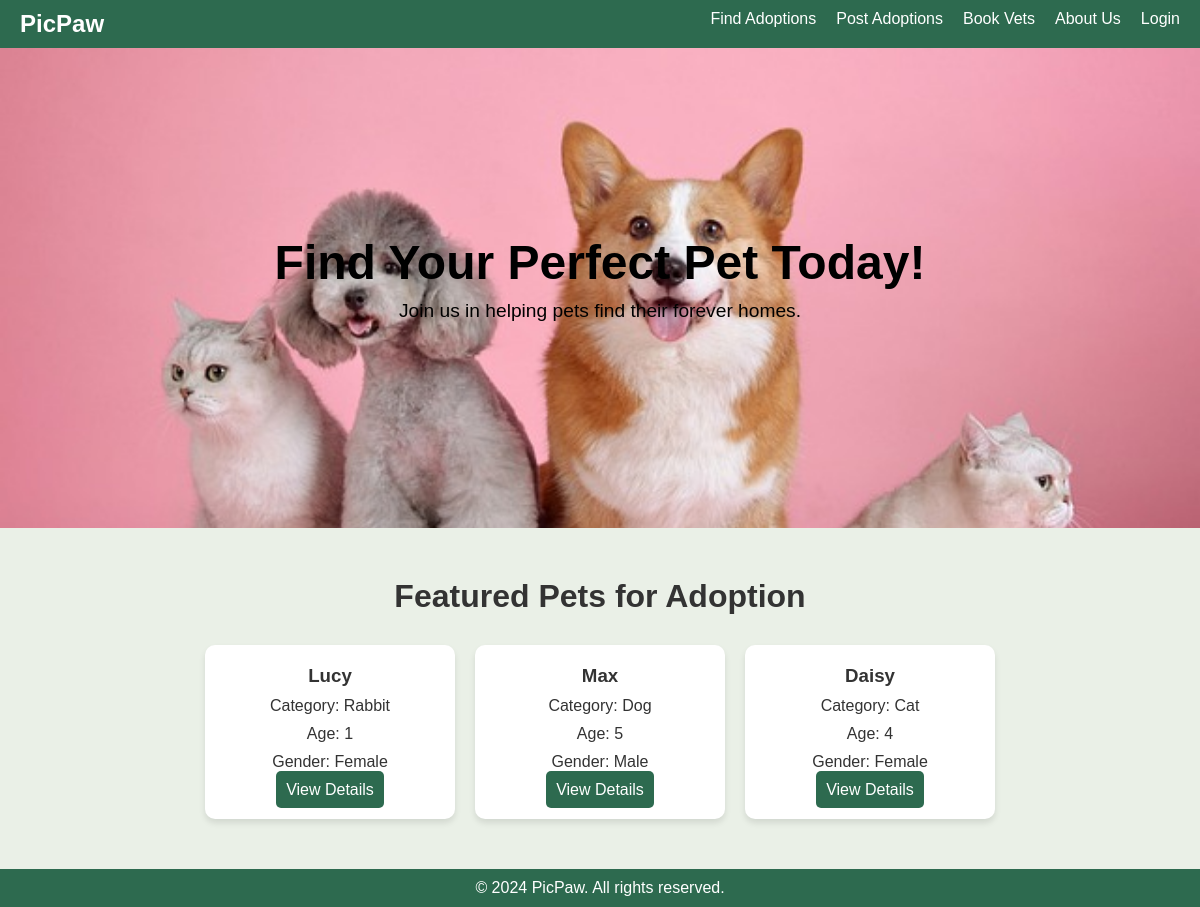
The page / on the database its author committed.
### tables this page shows
CREATE TABLE `Pets` (
  `PetID` int(11) NOT NULL,
  `UserID` int(11) NOT NULL,
  `Name` varchar(50) NOT NULL,
  `Category` varchar(50) NOT NULL,
  `Age` int(11) NOT NULL,
  `Gender` enum('Male','Female') NOT NULL,
  `Description` text DEFAULT NULL,
  `AdoptionStatus` enum('Available','Adopted') NOT NULL,
  `VaccinationStatus` enum('Vaccinated','Not Vaccinated') NOT NULL,
  `CreatedAt` timestamp NOT NULL DEFAULT current_timestamp()
);

### index.php (the view, shortened to what this page needs)
<?php
include 'db.php';
?>
<!DOCTYPE html>
<html lang="en">
<head>
</head>
<body>
    <nav>
        <div class="logo">
            <h1>PicPaw</h1>
        </div>
        <ul class="nav-links">
            <li><a href="view_pets.php">Find Adoptions</a></li>
            <li><a href="add_pet.php">Post Adoptions</a></li>
            <li><a href="list_of_vets.php">Book Vets</a></li>
            <li><a href="about.php">About Us</a></li>
            <?php if(isset($_SESSION['user_id'])): ?>
                <?php
                    if ($user_type === 'Vet') {
                        echo '<li><a href="appointment_list.php">Appointment List</a></li>';
                    }
                ?>
                <li><a href="profile.php">Profile</a></li>
            <?php else: ?>
                <li><a href="login.php">Login</a></li>
            <?php endif; ?>
        </ul>
    </nav>
    <header class="hero">
        <div class="hero-content">
            <h1>Find Your Perfect Pet Today!</h1>
            <p>Join us in helping pets find their forever homes.</p>
        </div>
    </header>
    <section class="featured-pets">
        <h2>Featured Pets for Adoption</h2>
        <div class="pet-cards">
            <?php
            $sql = "SELECT * FROM Pets WHERE AdoptionStatus = 'Available' LIMIT 3";
            $result = $conn->query($sql);
            while ($row = $result->fetch_assoc()) {
                echo "<div class='pet-card'>";
                echo "<h3>" . $row['Name'] . "</h3>";
                echo "<p>Category: " . $row['Category'] . "</p>";
                echo "<p>Age: " . $row['Age'] . "</p>";
                echo "<p>Gender: " . $row['Gender'] . "</p>";
                echo "<a href='pet_profile.php?PetID=" . $row['PetID'] . "' class='btn'>View Details</a>";
                echo "</div>";
            }
            ?>
        </div>
    </section>
    <footer>
        <p>&copy; 2024 PicPaw. All rights reserved.</p>
    </footer>
</body>
</html>

### index.php (style rules this page uses)
* { margin: 0; padding: 0; box-sizing: border-box; }
body { font-family: Arial, sans-serif; background-color: #eaf0e7; color: #333; }
nav { display: flex; justify-content: space-between; background-color: #2d6a4f; padding: 10px 20px; }
nav .logo h1 { color: white; }
nav .nav-links { display: flex; list-style: none; }
nav .nav-links li { margin-left: 20px; }
nav .nav-links a { color: white; text-decoration: none; }
.hero { background-image: url('picpaw-homepage.jpg'); background-size: cover; background-position: center; height: 480px; display: flex; justify-content: center; align-items: center; color: black; text-align: center; }
.hero h1 { font-size: 3rem; margin-bottom: 10px; }
.hero p { font-size: 1.2rem; margin-bottom: 20px; }
.featured-pets { text-align: center; margin: 50px 0; }
.featured-pets h2 { font-size: 2rem; margin-bottom: 30px; }
.pet-cards { display: flex; justify-content: center; gap: 20px; }
.pet-card { background-color: white; border-radius: 10px; box-shadow: 0 4px 6px rgba(0, 0, 0, 0.1); padding: 20px; width: 250px; text-align: center; }
.pet-card h3 { margin-bottom: 10px; }
.pet-card p { margin-bottom: 10px; }
.pet-card .btn { background-color: #2d6a4f; color: white; padding: 10px; text-decoration: none; border-radius: 5px; }
footer { background-color: #2d6a4f; color: white; text-align: center; padding: 10px; }

### rows shown on the page
pets: Name "Lucy", Category "Rabbit", Age "1", Gender "Female"
pets: Name "Max", Category "Dog", Age "5", Gender "Male"
pets: Name "Daisy", Category "Cat", Age "4", Gender "Female"
